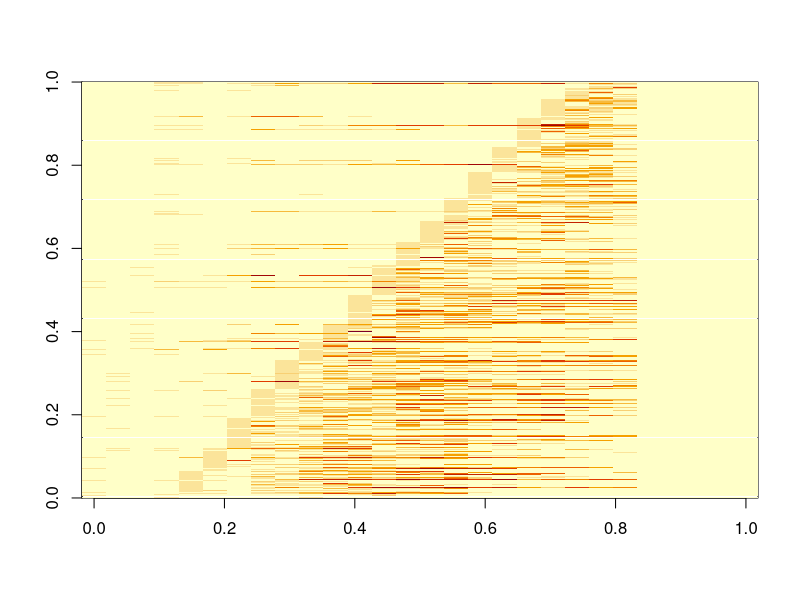
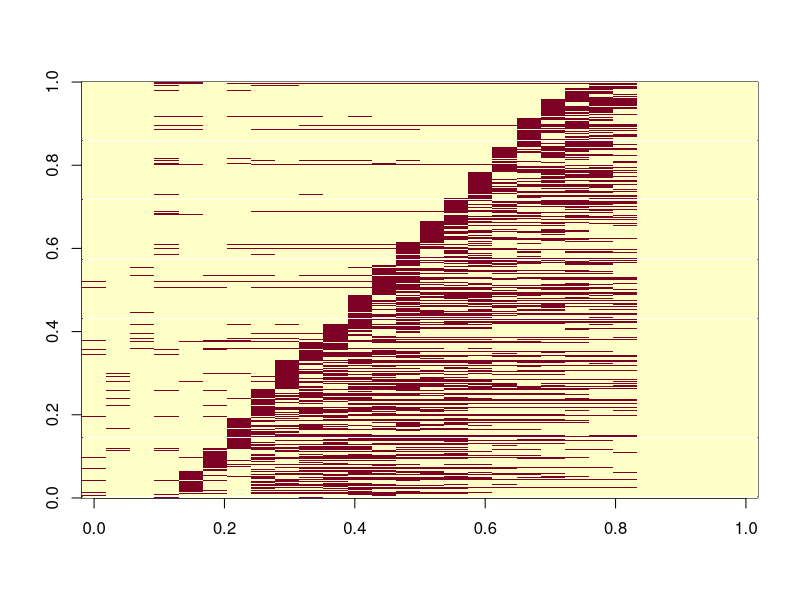

Write R code to recreate these figures, in order. (Note: a time limit stopped this script after it produced the figures.)
rm(list = ls())

cap.dat = read.csv("./data/NCEI_SurvivalCaptureData.csv", stringsAsFactors = FALSE)
resight1.dat = read.csv("./data/NCEI_SurvivalResightData_1.csv", stringsAsFactors = FALSE)
resight2.dat = read.csv("./data/NCEI_SurvivalResightData_2.csv", stringsAsFactors = FALSE)

resight.dat = rbind(resight1.dat, resight2.dat)
rm(resight1.dat, resight2.dat)

## Who thought to themselves, 
## 'yeah sure, why not have our two data sets have different date formats'
## (Didn't install lubridate on this computer before take off so had to do this by hand)

cap.dat$year = unname(sapply(cap.dat$branddate, 
                                          function(s) {
                                            year.end = as.numeric(strsplit(s, "/")[[1]][3])
                                            if (year.end < 50) {
                                              return(year.end + 2000)
                                            } 
                                            return(year.end + 1900)
                                            }))
resight.dat$year = as.numeric(unname(sapply(resight.dat$sitedate, 
                                 function(s) strsplit(s, "/")[[1]][3])))

min.year = min(min(cap.dat$year), min(resight.dat$year))
max.year = max(max(cap.dat$year), max(resight.dat$year))

## Create a matrix of sighting occurances regardless of location
## Get an idea of time frame we're working with

sighting.mat = matrix(0, nrow = nrow(cap.dat), ncol = length(min.year:max.year))
rownames(sighting.mat) = cap.dat$brand
colnames(sighting.mat) = min.year:max.year
for(k in seq_along(cap.dat$brand)) {
  brand = cap.dat$brand[k]
  j = which(colnames(sighting.mat) == cap.dat$year[k])
  sighting.mat[k,j] = 1
  resight.years = resight.dat$year[which(resight.dat$brand == brand)]
  js = sapply(resight.years, function(r.year) which(colnames(sighting.mat) == r.year))
  for(j in js) {
    sighting.mat[k,j] = sighting.mat[k,j] + 1
  }
}
trimmed.sm = sighting.mat[rowSums(sighting.mat) > 1, ]
bern.tsm = trimmed.sm
bern.tsm[bern.tsm > 1] = 1
image(t(log(trimmed.sm+1)))
image(t(bern.tsm))

## Look at how frequent switching sites within a year is

inds = which(rowSums(sighting.mat) > 1)
res = sapply(inds, function(ind) {
  rd.inds = which(resight.dat$brand == cap.dat$brand[ind])
  mean(apply(table(resight.dat[rd.inds, c(3,9)]), 2, function(x) sum(x > 0) == 1))
}) 
